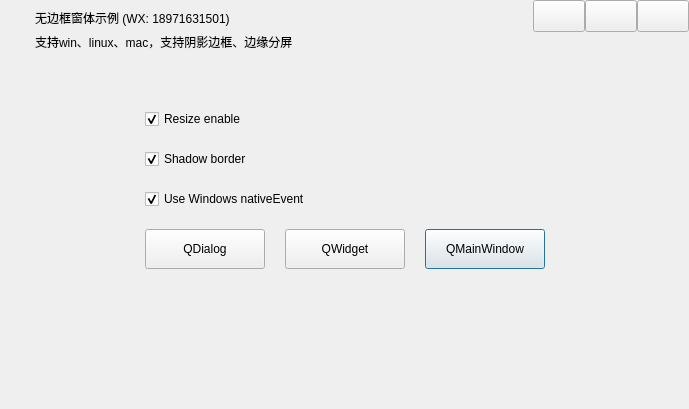
<?xml version="1.0" encoding="UTF-8"?>
<ui version="4.0">
 <class>Dialog</class>
 <widget class="QDialog" name="Dialog">
  <property name="geometry">
   <rect>
    <x>0</x>
    <y>0</y>
    <width>689</width>
    <height>409</height>
   </rect>
  </property>
  <property name="windowTitle">
   <string>Dialog</string>
  </property>
  <layout class="QVBoxLayout" name="verticalLayout">
   <property name="spacing">
    <number>0</number>
   </property>
   <property name="leftMargin">
    <number>0</number>
   </property>
   <property name="topMargin">
    <number>0</number>
   </property>
   <property name="rightMargin">
    <number>0</number>
   </property>
   <property name="bottomMargin">
    <number>0</number>
   </property>
   <item>
    <widget class="QWidget" name="widget_titleBar" native="true">
     <property name="sizePolicy">
      <sizepolicy hsizetype="Preferred" vsizetype="Fixed">
       <horstretch>0</horstretch>
       <verstretch>0</verstretch>
      </sizepolicy>
     </property>
     <property name="minimumSize">
      <size>
       <width>0</width>
       <height>60</height>
      </size>
     </property>
     <property name="maximumSize">
      <size>
       <width>16777215</width>
       <height>60</height>
      </size>
     </property>
     <layout class="QHBoxLayout" name="horizontalLayout_2">
      <property name="spacing">
       <number>0</number>
      </property>
      <property name="leftMargin">
       <number>0</number>
      </property>
      <property name="topMargin">
       <number>0</number>
      </property>
      <property name="rightMargin">
       <number>0</number>
      </property>
      <property name="bottomMargin">
       <number>0</number>
      </property>
      <item>
       <widget class="QWidget" name="widget_caption" native="true">
        <layout class="QGridLayout" name="gridLayout_2">
         <item row="0" column="0">
          <layout class="QGridLayout" name="gridLayout_4">
           <item row="0" column="0">
            <widget class="QLabel" name="label_logo">
             <property name="minimumSize">
              <size>
               <width>20</width>
               <height>20</height>
              </size>
             </property>
             <property name="maximumSize">
              <size>
               <width>20</width>
               <height>20</height>
              </size>
             </property>
             <property name="text">
              <string/>
             </property>
            </widget>
           </item>
           <item row="0" column="1">
            <widget class="QLabel" name="label_title">
             <property name="sizePolicy">
              <sizepolicy hsizetype="Expanding" vsizetype="Maximum">
               <horstretch>0</horstretch>
               <verstretch>0</verstretch>
              </sizepolicy>
             </property>
             <property name="text">
              <string>无边框窗体示例 (WX: 18971631501)</string>
             </property>
            </widget>
           </item>
           <item row="1" column="1">
            <widget class="QLabel" name="label">
             <property name="text">
              <string>支持win、linux、mac，支持阴影边框、边缘分屏</string>
             </property>
            </widget>
           </item>
          </layout>
         </item>
        </layout>
       </widget>
      </item>
      <item>
       <widget class="QWidget" name="widgetMenu" native="true">
        <property name="sizePolicy">
         <sizepolicy hsizetype="Preferred" vsizetype="Preferred">
          <horstretch>0</horstretch>
          <verstretch>0</verstretch>
         </sizepolicy>
        </property>
        <property name="minimumSize">
         <size>
          <width>0</width>
          <height>0</height>
         </size>
        </property>
        <property name="maximumSize">
         <size>
          <width>16777215</width>
          <height>16777215</height>
         </size>
        </property>
        <layout class="QGridLayout" name="gridLayout_3">
         <property name="leftMargin">
          <number>0</number>
         </property>
         <property name="topMargin">
          <number>0</number>
         </property>
         <property name="rightMargin">
          <number>0</number>
         </property>
         <property name="bottomMargin">
          <number>0</number>
         </property>
         <property name="spacing">
          <number>0</number>
         </property>
         <item row="0" column="0">
          <widget class="QPushButton" name="btnMenu_Min">
           <property name="sizePolicy">
            <sizepolicy hsizetype="Minimum" vsizetype="Expanding">
             <horstretch>0</horstretch>
             <verstretch>0</verstretch>
            </sizepolicy>
           </property>
           <property name="minimumSize">
            <size>
             <width>52</width>
             <height>32</height>
            </size>
           </property>
           <property name="maximumSize">
            <size>
             <width>52</width>
             <height>32</height>
            </size>
           </property>
           <property name="cursor">
            <cursorShape>ArrowCursor</cursorShape>
           </property>
           <property name="focusPolicy">
            <enum>Qt::NoFocus</enum>
           </property>
           <property name="toolTip">
            <string>最小化</string>
           </property>
           <property name="text">
            <string/>
           </property>
           <property name="type" stdset="0">
            <string>minsize</string>
           </property>
          </widget>
         </item>
         <item row="0" column="2">
          <widget class="QPushButton" name="btnMenu_Close">
           <property name="sizePolicy">
            <sizepolicy hsizetype="Minimum" vsizetype="Minimum">
             <horstretch>0</horstretch>
             <verstretch>0</verstretch>
            </sizepolicy>
           </property>
           <property name="minimumSize">
            <size>
             <width>52</width>
             <height>32</height>
            </size>
           </property>
           <property name="maximumSize">
            <size>
             <width>52</width>
             <height>32</height>
            </size>
           </property>
           <property name="cursor">
            <cursorShape>ArrowCursor</cursorShape>
           </property>
           <property name="focusPolicy">
            <enum>Qt::NoFocus</enum>
           </property>
           <property name="toolTip">
            <string>关闭</string>
           </property>
           <property name="text">
            <string/>
           </property>
           <property name="type" stdset="0">
            <string>close</string>
           </property>
          </widget>
         </item>
         <item row="0" column="1">
          <widget class="QPushButton" name="btnMenu_Max">
           <property name="sizePolicy">
            <sizepolicy hsizetype="Minimum" vsizetype="Expanding">
             <horstretch>0</horstretch>
             <verstretch>0</verstretch>
            </sizepolicy>
           </property>
           <property name="minimumSize">
            <size>
             <width>52</width>
             <height>32</height>
            </size>
           </property>
           <property name="maximumSize">
            <size>
             <width>52</width>
             <height>32</height>
            </size>
           </property>
           <property name="focusPolicy">
            <enum>Qt::NoFocus</enum>
           </property>
           <property name="text">
            <string/>
           </property>
           <property name="type" stdset="0">
            <string>maxsize</string>
           </property>
          </widget>
         </item>
         <item row="1" column="1">
          <spacer name="verticalSpacer_3">
           <property name="orientation">
            <enum>Qt::Vertical</enum>
           </property>
           <property name="sizeHint" stdset="0">
            <size>
             <width>20</width>
             <height>40</height>
            </size>
           </property>
          </spacer>
         </item>
        </layout>
       </widget>
      </item>
     </layout>
    </widget>
   </item>
   <item>
    <widget class="QWidget" name="widget_client" native="true">
     <property name="sizePolicy">
      <sizepolicy hsizetype="Preferred" vsizetype="Expanding">
       <horstretch>0</horstretch>
       <verstretch>0</verstretch>
      </sizepolicy>
     </property>
     <layout class="QGridLayout" name="gridLayout">
      <property name="spacing">
       <number>20</number>
      </property>
      <item row="0" column="1">
       <spacer name="verticalSpacer">
        <property name="orientation">
         <enum>Qt::Vertical</enum>
        </property>
        <property name="sizeType">
         <enum>QSizePolicy::Fixed</enum>
        </property>
        <property name="sizeHint" stdset="0">
         <size>
          <width>20</width>
          <height>40</height>
         </size>
        </property>
       </spacer>
      </item>
      <item row="4" column="3">
       <widget class="QPushButton" name="pushButton_QMainWindow">
        <property name="minimumSize">
         <size>
          <width>120</width>
          <height>40</height>
         </size>
        </property>
        <property name="maximumSize">
         <size>
          <width>120</width>
          <height>40</height>
         </size>
        </property>
        <property name="text">
         <string>QMainWindow</string>
        </property>
       </widget>
      </item>
      <item row="4" column="2">
       <widget class="QPushButton" name="pushButton_QWidget">
        <property name="minimumSize">
         <size>
          <width>120</width>
          <height>40</height>
         </size>
        </property>
        <property name="maximumSize">
         <size>
          <width>120</width>
          <height>40</height>
         </size>
        </property>
        <property name="text">
         <string>QWidget</string>
        </property>
       </widget>
      </item>
      <item row="4" column="4">
       <spacer name="horizontalSpacer_2">
        <property name="orientation">
         <enum>Qt::Horizontal</enum>
        </property>
        <property name="sizeHint" stdset="0">
         <size>
          <width>60</width>
          <height>20</height>
         </size>
        </property>
       </spacer>
      </item>
      <item row="4" column="1">
       <widget class="QPushButton" name="pushButton_QDialog">
        <property name="minimumSize">
         <size>
          <width>120</width>
          <height>40</height>
         </size>
        </property>
        <property name="maximumSize">
         <size>
          <width>120</width>
          <height>40</height>
         </size>
        </property>
        <property name="text">
         <string>QDialog</string>
        </property>
       </widget>
      </item>
      <item row="4" column="0">
       <spacer name="horizontalSpacer">
        <property name="orientation">
         <enum>Qt::Horizontal</enum>
        </property>
        <property name="sizeHint" stdset="0">
         <size>
          <width>61</width>
          <height>20</height>
         </size>
        </property>
       </spacer>
      </item>
      <item row="5" column="2">
       <spacer name="verticalSpacer_2">
        <property name="orientation">
         <enum>Qt::Vertical</enum>
        </property>
        <property name="sizeHint" stdset="0">
         <size>
          <width>20</width>
          <height>40</height>
         </size>
        </property>
       </spacer>
      </item>
      <item row="3" column="1" colspan="3">
       <widget class="QCheckBox" name="checkBox_winNativeEvent">
        <property name="text">
         <string>Use Windows nativeEvent</string>
        </property>
        <property name="checked">
         <bool>true</bool>
        </property>
       </widget>
      </item>
      <item row="2" column="1" colspan="3">
       <widget class="QCheckBox" name="checkBox_shadowBorder">
        <property name="text">
         <string>Shadow border</string>
        </property>
        <property name="checked">
         <bool>true</bool>
        </property>
       </widget>
      </item>
      <item row="1" column="1" colspan="3">
       <widget class="QCheckBox" name="checkBox_resizeEnable">
        <property name="text">
         <string>Resize enable</string>
        </property>
        <property name="checked">
         <bool>true</bool>
        </property>
       </widget>
      </item>
     </layout>
    </widget>
   </item>
  </layout>
 </widget>
 <resources/>
 <connections/>
</ui>
